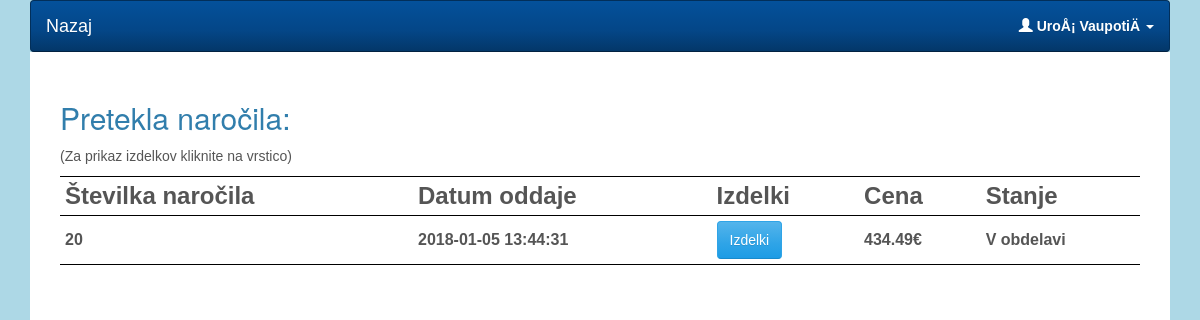
The page /orders.php (signed in) on the database as committed earlier.
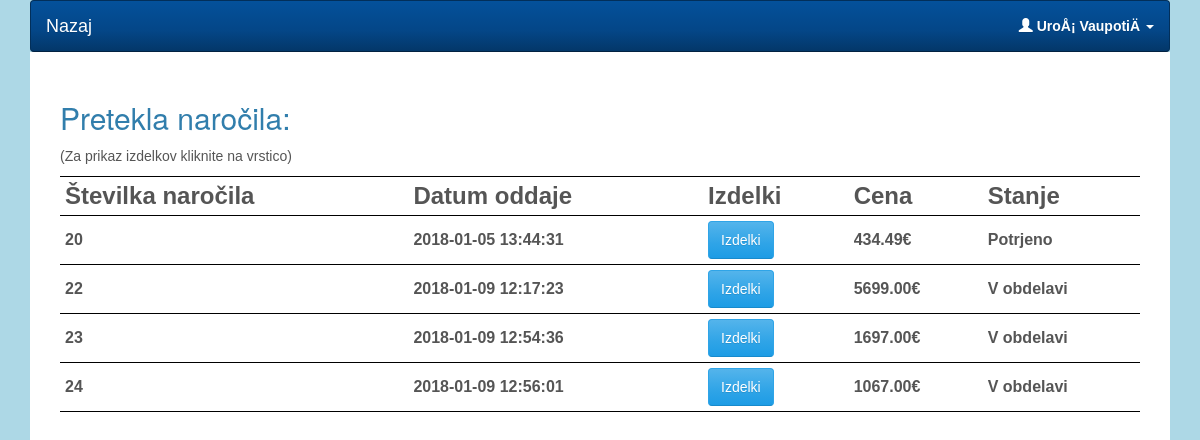
The same page on the database as committed later.
### tables this page shows
CREATE TABLE `kupec` (
  `ID` int(10) NOT NULL,
  `Ime` varchar(45) NOT NULL,
  `Priimek` varchar(45) NOT NULL,
  `Email` varchar(45) NOT NULL,
  `Naslov` varchar(45) NOT NULL,
  `Telefonska_stevilka` varchar(45) NOT NULL,
  `Password` varchar(45) NOT NULL
);

CREATE TABLE `nakup` (
  `ID` int(10) NOT NULL,
  `ID_kupec` int(10) NOT NULL,
  `Datum` datetime NOT NULL DEFAULT CURRENT_TIMESTAMP,
  `Cena` decimal(10,2) NOT NULL,
  `Status` varchar(45) NOT NULL
);

### orders.php (the view, shortened to what this page needs)
<?php
   include("config.php");
   try {
   	$statement = $pdo->prepare("SELECT * FROM kupec WHERE ID = ?");
   	$statement->bindValue(1, $_SESSION["user_ID"]);
   	$statement->execute();
   	$user = $statement->fetch();
   } catch (PDOException $e) {
   	echo "Napaka pri poizvedbi: {$e->getMessage()}";
   }
   try {
   	$statement = $pdo->prepare("SELECT * FROM nakup WHERE ID_kupec = ?");
   	$statement->bindValue(1, $_SESSION["user_ID"]);
   	$statement->execute();
    if ($statement->rowCount() != 0) {
      $orders = ' <p>(Za prikaz izdelkov kliknite na vrstico)</p>
                  <table width="100%">
                  <tr>
                    <th style="font-size:1.5em">Številka naročila</th>
                    <th style="font-size:1.5em">Datum oddaje</th>
                    <th style="font-size:1.5em">Izdelki</th>
                    <th style="font-size:1.5em">Cena</th>
                    <th style="font-size:1.5em">Stanje</th>
                  </tr>';
      foreach ($statement->fetchAll() as $order) {
        $order_id = $order["ID"];
        $orders .= '<tr>
                      <td><strong>'.$order["ID"].'</strong></td>
                      <td><strong>'.$order["Datum"].'</strong></td>
                      <td>
                        <button type="button" class="btn btn-primary" data-toggle="modal" data-target="#'.$order["ID"].'"> Izdelki</button>
                        <div class="modal fade" id="'.$order["ID"].'" role="dialog">
                          <div class="modal-dialog">
                            <div class="modal-content">
                              <div class="modal-header">
                                <button type="button" class="close" data-dismiss="modal">&times;</button>
                                <h4 class="modal-title"><strong>Naročeni izdelki</strong></h4>
                              </div>
                              <div class="modal-body">
                                <div class="col-md-12">
                                  <table width="100%">
                                  <tr>
                                    <th>Izdelek</th>
                                    <th>Količina</th>
                                    <th>Cena</th>
                                  </tr>';
        try {
          $stmt = $pdo->prepare("SELECT * FROM izdelek_nakupa WHERE ID_nakup = ?");
          $stmt->bindValue(1, $order_id);
          $stmt->execute();
          foreach ($stmt->fetchAll() as $item) {
            try {
              $st = $pdo->prepare("SELECT * FROM izdelek WHERE ID = ?");
              $st->bindValue(1, $item["ID_izdelek"]);
              $st->execute();
              $phone = $st->fetch();
              $orders .= '<tr>
                            <td><strong>'.$phone["Ime"].'</strong></td>
                            <td><strong>'.$item["Kolicina"].'</strong></td>
                            <td><strong>'.$phone["Cena"].'€</strong></td>
                          </tr>
                          ';
            } catch (PDOException $e) {
              echo "Napaka pri poizvedbi: {$e->getMessage()}";
            }
          }
        } catch (PDOException $e) {
          echo "Napaka pri poizvedbi: {$e->getMessage()}";
        }
        $orders .= '                  </table>
                                        </div>
                                      </div>
                                      <div class="modal-footer">
                                      </div>
                                    </div>
                                  </div>
                                </div>
                              </td>
                              <td><strong>'.$order["Cena"].'€</strong></td>
                              <td><strong>'.$order["Status"].'</strong></td>
                            </tr>';
      }
      $orders .=   '</table>';
    } else {
      $orders = '<h4>Nimate preteklih nakupov</h4>';
    }
   } catch (PDOException $e) {
   	echo "Napaka pri poizvedbi: {$e->getMessage()}";
   }
?>
<html>
<head>
	<link href="bootstrap/css/lumen.bootstrap.min.css" rel="stylesheet">
	<link href="css/main.css" rel="stylesheet">
</head>
<body style="background-color: lightblue">
	<div class="container">
		<nav class="navbar fixed-top navbar-inverse">
			<div class="container-fluid">
				<a class="navbar-brand" href="logged_in.php">Nazaj</a>
				<ul class="nav fixed-top navbar-nav navbar-right">
          <li class="dropdown">
						<a class="dropdown-toggle" data-toggle="dropdown" href="account.html"><b><span class="glyphicon glyphicon-user"></span> <?php  echo $user["Ime"].' '.$user["Priimek"]; ?></b> <span class="caret"></span></a>
					</li>
				</ul>
			</div>
		</nav>
    <div class="container-fluid" style="background-color: white; height: 100%;">
      <div class="container-fluid" style="margin-top: 2em;">
        <h2>Pretekla naročila:</h2>
        <?php echo $orders; ?>
        </div>
      </div>
    </div>
</body>
</html>

### css/main.css (style rules this page uses)
body { background-color: lightblue; font-family:"Trebuchet MS", Helvetica, sans-serif; }
.navbar { margin-bottom: 0; }
ul { list-style-type: none; list-style:none; padding-left:0; }

### orders.php (style rules this page uses)
table, th, td { padding: 5px; border: 1px solid black; cursor: default; border-left: none; border-right: none; }

Rows that differ between the two databases and show on the page:
changed nakup id 20: Status "V obdelavi" → "Potrjeno"
added nakup: ID "22", Datum "2018-01-09 12:17:23", Cena "5699.00", Status "V obdelavi"
added nakup: ID "23", Datum "2018-01-09 12:54:36", Cena "1697.00", Status "V obdelavi"
added nakup: ID "24", Datum "2018-01-09 12:56:01", Cena "1067.00", Status "V obdelavi"
Other text that changed with them:
text no longer shown: "Izdelki €"
text now shown: "Izdelki Izdelki Izdelki Izdelki € € € €"
